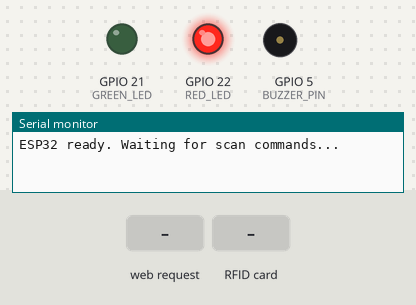
The sketch below on a simulated ESP32. Parts: output pins drawn as LEDs (lit = HIGH), buzzer (waves = sounding), the last lines printed to the serial monitor. Inputs (shaded band) come from the test bench. WiFi joins after 1.5 s; servers stay silent unless stated; uploads are accepted with an empty reply.

Above: at 2.7 s.
2.8 s: HTTP request GET /startScan received
At 3.5 s:
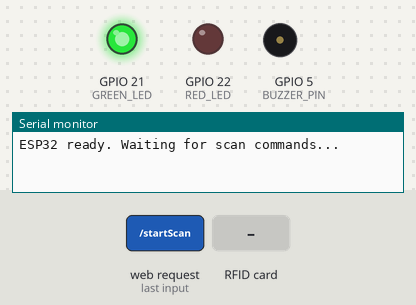
4.3 s: RFID card 5E 7A 19 C4 held to the reader
At 4.63 s:
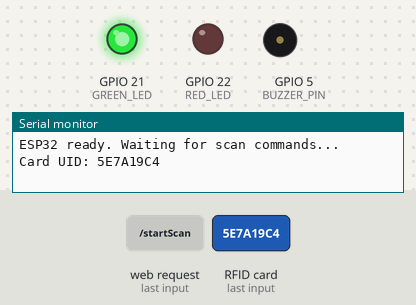
6.2 s: HTTP request GET /stopScan received
At 7.2 s:
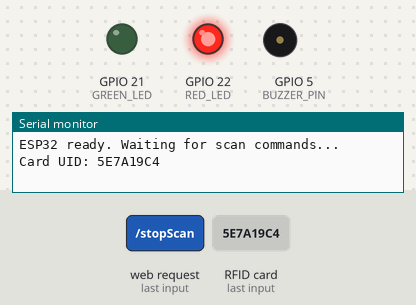
Timing chart, 0 to 9.2 s (numbered marks = the images above; inputs shaded):
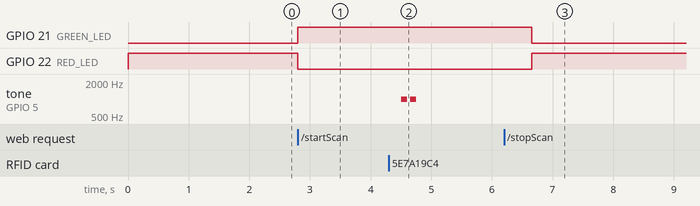

The sketch:

RFIDtoWEB.ino
```cpp
#include <WiFi.h>
#include <WebServer.h>
#include <HTTPClient.h>
#include <SPI.h>
#include <MFRC522.h>


/**
	RDIF --
	  SDA TO 15
	  SCK TO 18
    MOSI TO 23
    MISO TO 19
    RST TO 27
    GND TO GND
    3.3V TO 3.3V


	BUZZER --
	  ANODE (+) TO 5
	  CATHODE (-) TO GND

	LED --
	  RED: ANODE (+) TO  22
   	GREEN: ANODE (+) TO  21
	  CATHODE (-) TO GND (Resistor AT LEAST 220Ω)
*/


// Wi-Fi
const char* ssid = "WIFI NAME";
const char* password = "WIFI PASSWORD";

// RFID
#define SS_PIN 15
#define RST_PIN 27
MFRC522 mfrc522(SS_PIN, RST_PIN);

// Pins
#define BUZZER_PIN 5
#define RED_LED 22
#define GREEN_LED 21

// Server & state
WebServer server(80);
bool scanningEnabled = false;

// ASP.NET endpoint
const char* serverURL = "❌ LOCAL ADDRESS. ✅ COMPUTER'S IPV4 ADDRESS POINT TO WEB'S LOCAL FILE";

void setup() {
  Serial.begin(115200);
  pinMode(BUZZER_PIN, OUTPUT);
  pinMode(RED_LED, OUTPUT);
  pinMode(GREEN_LED, OUTPUT);

  digitalWrite(BUZZER_PIN, LOW);
  digitalWrite(RED_LED, HIGH);    // Red = not ready
  digitalWrite(GREEN_LED, LOW);   // Green OFF initially

  WiFi.begin(ssid, password);
  while (WiFi.status() != WL_CONNECTED) {
    delay(500);
  }

  SPI.begin();
  mfrc522.PCD_Init();

  // Routes
  server.on("/startScan", []() {
    scanningEnabled = true;
    digitalWrite(RED_LED, LOW);
    digitalWrite(GREEN_LED, HIGH);
    server.send(200, "text/plain", "✅ RFID Scan Enabled");
  });

  server.on("/stopScan", []() {
    scanningEnabled = false;
    digitalWrite(GREEN_LED, LOW);
    digitalWrite(RED_LED, HIGH);
    server.send(200, "text/plain", "🟥 RFID Scan Disabled");
  });

  server.begin();
  Serial.println("ESP32 ready. Waiting for scan commands...");
}

void loop() {
  server.handleClient();

  if (!scanningEnabled) return;

  if (!mfrc522.PICC_IsNewCardPresent() || !mfrc522.PICC_ReadCardSerial()) {
    delay(100);
    return;
  }

  // Read UID
  String uid = "";
  for (byte i = 0; i < mfrc522.uid.size; i++) {
    char hexBuffer[4];
    sprintf(hexBuffer, "%02X", mfrc522.uid.uidByte[i]);
    uid += hexBuffer;
  }

  Serial.println("Card UID: " + uid);

  // Send to server
  if (WiFi.status() == WL_CONNECTED) {
    HTTPClient http;
    http.begin(serverURL);
    http.addHeader("Content-Type", "application/x-www-form-urlencoded");

    String postData = "rfid=" + uid;
    int httpResponseCode = http.POST(postData);

    if (httpResponseCode == 200) {
      tone(BUZZER_PIN, 1000, 100); delay(150);
      tone(BUZZER_PIN, 1000, 100);
    } else {
      tone(BUZZER_PIN, 500, 300);
    }

    http.end();
  }

  delay(2000);
  mfrc522.PICC_HaltA();
}
```

Measured:
- after the input at 2.8 s, GPIO 21 (GREEN_LED): LOW → HIGH at once; GPIO 22 (RED_LED): HIGH → LOW at once
- after the input at 4.3 s, tone on GPIO 5 (BUZZER_PIN): alternates 1000 Hz for 0.10 s and silent for 0.05 s, 4 changes in all, then stays silent, starting after 0.21 s
- after the input at 6.2 s, GPIO 21 (GREEN_LED): HIGH → LOW after 0.46 s; GPIO 22 (RED_LED): LOW → HIGH after 0.46 s
